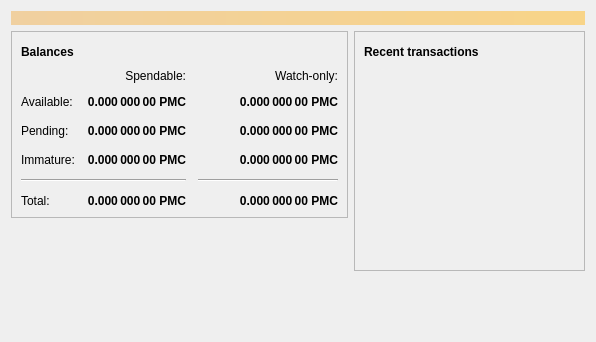
<?xml version="1.0" encoding="UTF-8"?>
<ui version="4.0">
 <class>OverviewPage</class>
 <widget class="QWidget" name="OverviewPage">
  <property name="geometry">
   <rect>
    <x>0</x>
    <y>0</y>
    <width>596</width>
    <height>342</height>
   </rect>
  </property>
  <property name="windowTitle">
   <string>Form</string>
  </property>
  <layout class="QVBoxLayout" name="topLayout">
   <item>
    <widget class="QLabel" name="labelAlerts">
     <property name="visible">
      <bool>false</bool>
     </property>
     <property name="styleSheet">
      <string notr="true">QLabel { background-color: qlineargradient(x1: 0, y1: 0, x2: 1, y2: 0, stop:0 #F0D0A0, stop:1 #F8D488); color:#000000; }</string>
     </property>
     <property name="wordWrap">
      <bool>true</bool>
     </property>
     <property name="margin">
      <number>3</number>
     </property>
     <property name="textInteractionFlags">
      <set>Qt::TextSelectableByMouse</set>
     </property>
    </widget>
   </item>
   <item>
    <layout class="QHBoxLayout" name="horizontalLayout" stretch="1,1">
     <item>
      <layout class="QVBoxLayout" name="verticalLayout_2">
       <item>
        <widget class="QFrame" name="frame">
         <property name="frameShape">
          <enum>QFrame::StyledPanel</enum>
         </property>
         <property name="frameShadow">
          <enum>QFrame::Raised</enum>
         </property>
         <layout class="QVBoxLayout" name="verticalLayout_4">
          <item>
           <layout class="QHBoxLayout" name="horizontalLayout_4">
            <item>
             <widget class="QLabel" name="label_5">
              <property name="font">
               <font>
                <weight>75</weight>
                <bold>true</bold>
               </font>
              </property>
              <property name="text">
               <string>Balances</string>
              </property>
             </widget>
            </item>
            <item>
             <widget class="QPushButton" name="labelWalletStatus">
              <property name="enabled">
               <bool>true</bool>
              </property>
              <property name="maximumSize">
               <size>
                <width>30</width>
                <height>16777215</height>
               </size>
              </property>
              <property name="toolTip">
               <string>The displayed information may be out of date. Your wallet automatically synchronizes with the Paymastercoin network after a connection is established, but this process has not completed yet.</string>
              </property>
              <property name="text">
               <string/>
              </property>
              <property name="icon">
               <iconset resource="../bitcoin.qrc">
                <normaloff>:/icons/warning</normaloff>
                <disabledoff>:/icons/warning</disabledoff>:/icons/warning</iconset>
              </property>
              <property name="iconSize">
               <size>
                <width>24</width>
                <height>24</height>
               </size>
              </property>
              <property name="flat">
               <bool>true</bool>
              </property>
             </widget>
            </item>
            <item>
             <spacer name="horizontalSpacer_3">
              <property name="orientation">
               <enum>Qt::Horizontal</enum>
              </property>
              <property name="sizeHint" stdset="0">
               <size>
                <width>40</width>
                <height>20</height>
               </size>
              </property>
             </spacer>
            </item>
           </layout>
          </item>
          <item>
           <layout class="QGridLayout" name="gridLayout">
            <property name="spacing">
             <number>12</number>
            </property>
            <item row="2" column="2">
             <widget class="QLabel" name="labelWatchPending">
              <property name="font">
               <font>
                <weight>75</weight>
                <bold>true</bold>
               </font>
              </property>
              <property name="cursor">
               <cursorShape>IBeamCursor</cursorShape>
              </property>
              <property name="toolTip">
               <string>Unconfirmed transactions to watch-only addresses</string>
              </property>
              <property name="text">
               <string notr="true">0.000 000 00 PMC</string>
              </property>
              <property name="alignment">
               <set>Qt::AlignRight|Qt::AlignTrailing|Qt::AlignVCenter</set>
              </property>
              <property name="textInteractionFlags">
               <set>Qt::LinksAccessibleByMouse|Qt::TextSelectableByKeyboard|Qt::TextSelectableByMouse</set>
              </property>
             </widget>
            </item>
            <item row="2" column="1">
             <widget class="QLabel" name="labelUnconfirmed">
              <property name="font">
               <font>
                <weight>75</weight>
                <bold>true</bold>
               </font>
              </property>
              <property name="cursor">
               <cursorShape>IBeamCursor</cursorShape>
              </property>
              <property name="toolTip">
               <string>Total of transactions that have yet to be confirmed, and do not yet count toward the spendable balance</string>
              </property>
              <property name="text">
               <string notr="true">0.000 000 00 PMC</string>
              </property>
              <property name="alignment">
               <set>Qt::AlignRight|Qt::AlignTrailing|Qt::AlignVCenter</set>
              </property>
              <property name="textInteractionFlags">
               <set>Qt::LinksAccessibleByMouse|Qt::TextSelectableByKeyboard|Qt::TextSelectableByMouse</set>
              </property>
             </widget>
            </item>
            <item row="3" column="2">
             <widget class="QLabel" name="labelWatchImmature">
              <property name="font">
               <font>
                <weight>75</weight>
                <bold>true</bold>
               </font>
              </property>
              <property name="cursor">
               <cursorShape>IBeamCursor</cursorShape>
              </property>
              <property name="toolTip">
               <string>Mined balance in watch-only addresses that has not yet matured</string>
              </property>
              <property name="text">
               <string notr="true">0.000 000 00 PMC</string>
              </property>
              <property name="alignment">
               <set>Qt::AlignRight|Qt::AlignTrailing|Qt::AlignVCenter</set>
              </property>
              <property name="textInteractionFlags">
               <set>Qt::LinksAccessibleByMouse|Qt::TextSelectableByKeyboard|Qt::TextSelectableByMouse</set>
              </property>
             </widget>
            </item>
            <item row="4" column="0" colspan="2">
             <widget class="Line" name="line">
              <property name="orientation">
               <enum>Qt::Horizontal</enum>
              </property>
             </widget>
            </item>
            <item row="4" column="2">
             <widget class="Line" name="lineWatchBalance">
              <property name="sizePolicy">
               <sizepolicy hsizetype="Preferred" vsizetype="Fixed">
                <horstretch>0</horstretch>
                <verstretch>0</verstretch>
               </sizepolicy>
              </property>
              <property name="minimumSize">
               <size>
                <width>140</width>
                <height>0</height>
               </size>
              </property>
              <property name="orientation">
               <enum>Qt::Horizontal</enum>
              </property>
             </widget>
            </item>
            <item row="5" column="0">
             <widget class="QLabel" name="labelTotalText">
              <property name="text">
               <string>Total:</string>
              </property>
             </widget>
            </item>
            <item row="3" column="1">
             <widget class="QLabel" name="labelImmature">
              <property name="font">
               <font>
                <weight>75</weight>
                <bold>true</bold>
               </font>
              </property>
              <property name="cursor">
               <cursorShape>IBeamCursor</cursorShape>
              </property>
              <property name="toolTip">
               <string>Mined balance that has not yet matured</string>
              </property>
              <property name="text">
               <string notr="true">0.000 000 00 PMC</string>
              </property>
              <property name="alignment">
               <set>Qt::AlignRight|Qt::AlignTrailing|Qt::AlignVCenter</set>
              </property>
              <property name="textInteractionFlags">
               <set>Qt::LinksAccessibleByMouse|Qt::TextSelectableByKeyboard|Qt::TextSelectableByMouse</set>
              </property>
             </widget>
            </item>
            <item row="2" column="3">
             <spacer name="horizontalSpacer_2">
              <property name="orientation">
               <enum>Qt::Horizontal</enum>
              </property>
              <property name="sizeHint" stdset="0">
               <size>
                <width>40</width>
                <height>20</height>
               </size>
              </property>
             </spacer>
            </item>
            <item row="3" column="0">
             <widget class="QLabel" name="labelImmatureText">
              <property name="text">
               <string>Immature:</string>
              </property>
             </widget>
            </item>
            <item row="5" column="1">
             <widget class="QLabel" name="labelTotal">
              <property name="font">
               <font>
                <weight>75</weight>
                <bold>true</bold>
               </font>
              </property>
              <property name="cursor">
               <cursorShape>IBeamCursor</cursorShape>
              </property>
              <property name="toolTip">
               <string>Your current total balance</string>
              </property>
              <property name="text">
               <string notr="true">0.000 000 00 PMC</string>
              </property>
              <property name="alignment">
               <set>Qt::AlignRight|Qt::AlignTrailing|Qt::AlignVCenter</set>
              </property>
              <property name="textInteractionFlags">
               <set>Qt::LinksAccessibleByMouse|Qt::TextSelectableByKeyboard|Qt::TextSelectableByMouse</set>
              </property>
             </widget>
            </item>
            <item row="5" column="2">
             <widget class="QLabel" name="labelWatchTotal">
              <property name="font">
               <font>
                <weight>75</weight>
                <bold>true</bold>
               </font>
              </property>
              <property name="cursor">
               <cursorShape>IBeamCursor</cursorShape>
              </property>
              <property name="toolTip">
               <string>Current total balance in watch-only addresses</string>
              </property>
              <property name="text">
               <string notr="true">0.000 000 00 PMC</string>
              </property>
              <property name="alignment">
               <set>Qt::AlignRight|Qt::AlignTrailing|Qt::AlignVCenter</set>
              </property>
              <property name="textInteractionFlags">
               <set>Qt::LinksAccessibleByMouse|Qt::TextSelectableByKeyboard|Qt::TextSelectableByMouse</set>
              </property>
             </widget>
            </item>
            <item row="0" column="2">
             <widget class="QLabel" name="labelWatchonly">
              <property name="text">
               <string>Watch-only:</string>
              </property>
              <property name="alignment">
               <set>Qt::AlignRight|Qt::AlignTrailing|Qt::AlignVCenter</set>
              </property>
             </widget>
            </item>
            <item row="1" column="0">
             <widget class="QLabel" name="labelBalanceText">
              <property name="text">
               <string>Available:</string>
              </property>
             </widget>
            </item>
            <item row="1" column="1">
             <widget class="QLabel" name="labelBalance">
              <property name="font">
               <font>
                <weight>75</weight>
                <bold>true</bold>
               </font>
              </property>
              <property name="cursor">
               <cursorShape>IBeamCursor</cursorShape>
              </property>
              <property name="toolTip">
               <string>Your current spendable balance</string>
              </property>
              <property name="text">
               <string notr="true">0.000 000 00 PMC</string>
              </property>
              <property name="alignment">
               <set>Qt::AlignRight|Qt::AlignTrailing|Qt::AlignVCenter</set>
              </property>
              <property name="textInteractionFlags">
               <set>Qt::LinksAccessibleByMouse|Qt::TextSelectableByKeyboard|Qt::TextSelectableByMouse</set>
              </property>
             </widget>
            </item>
            <item row="1" column="2">
             <widget class="QLabel" name="labelWatchAvailable">
              <property name="font">
               <font>
                <weight>75</weight>
                <bold>true</bold>
               </font>
              </property>
              <property name="cursor">
               <cursorShape>IBeamCursor</cursorShape>
              </property>
              <property name="toolTip">
               <string>Your current balance in watch-only addresses</string>
              </property>
              <property name="text">
               <string notr="true">0.000 000 00 PMC</string>
              </property>
              <property name="alignment">
               <set>Qt::AlignRight|Qt::AlignTrailing|Qt::AlignVCenter</set>
              </property>
              <property name="textInteractionFlags">
               <set>Qt::LinksAccessibleByMouse|Qt::TextSelectableByKeyboard|Qt::TextSelectableByMouse</set>
              </property>
             </widget>
            </item>
            <item row="2" column="0">
             <widget class="QLabel" name="labelPendingText">
              <property name="text">
               <string>Pending:</string>
              </property>
             </widget>
            </item>
            <item row="0" column="1">
             <widget class="QLabel" name="labelSpendable">
              <property name="text">
               <string>Spendable:</string>
              </property>
              <property name="alignment">
               <set>Qt::AlignRight|Qt::AlignTrailing|Qt::AlignVCenter</set>
              </property>
             </widget>
            </item>
           </layout>
          </item>
         </layout>
        </widget>
       </item>
       <item>
        <spacer name="verticalSpacer">
         <property name="orientation">
          <enum>Qt::Vertical</enum>
         </property>
         <property name="sizeHint" stdset="0">
          <size>
           <width>20</width>
           <height>40</height>
          </size>
         </property>
        </spacer>
       </item>
      </layout>
     </item>
     <item>
      <layout class="QVBoxLayout" name="verticalLayout_3">
       <item>
        <widget class="QFrame" name="frame_2">
         <property name="frameShape">
          <enum>QFrame::StyledPanel</enum>
         </property>
         <property name="frameShadow">
          <enum>QFrame::Raised</enum>
         </property>
         <layout class="QVBoxLayout" name="verticalLayout">
          <item>
           <layout class="QHBoxLayout" name="horizontalLayout_2">
            <item>
             <widget class="QLabel" name="label_4">
              <property name="font">
               <font>
                <weight>75</weight>
                <bold>true</bold>
               </font>
              </property>
              <property name="text">
               <string>Recent transactions</string>
              </property>
             </widget>
            </item>
            <item>
             <widget class="QPushButton" name="labelTransactionsStatus">
              <property name="enabled">
               <bool>true</bool>
              </property>
              <property name="maximumSize">
               <size>
                <width>30</width>
                <height>16777215</height>
               </size>
              </property>
              <property name="toolTip">
               <string>The displayed information may be out of date. Your wallet automatically synchronizes with the Paymastercoin network after a connection is established, but this process has not completed yet.</string>
              </property>
              <property name="text">
               <string/>
              </property>
              <property name="icon">
               <iconset resource="../bitcoin.qrc">
                <normaloff>:/icons/warning</normaloff>
                <disabledoff>:/icons/warning</disabledoff>:/icons/warning</iconset>
              </property>
              <property name="iconSize">
               <size>
                <width>24</width>
                <height>24</height>
               </size>
              </property>
              <property name="flat">
               <bool>true</bool>
              </property>
             </widget>
            </item>
            <item>
             <spacer name="horizontalSpacer">
              <property name="orientation">
               <enum>Qt::Horizontal</enum>
              </property>
              <property name="sizeHint" stdset="0">
               <size>
                <width>40</width>
                <height>20</height>
               </size>
              </property>
             </spacer>
            </item>
           </layout>
          </item>
          <item>
           <widget class="QListView" name="listTransactions">
            <property name="styleSheet">
             <string notr="true">QListView { background: transparent; }</string>
            </property>
            <property name="frameShape">
             <enum>QFrame::NoFrame</enum>
            </property>
            <property name="verticalScrollBarPolicy">
             <enum>Qt::ScrollBarAlwaysOff</enum>
            </property>
            <property name="horizontalScrollBarPolicy">
             <enum>Qt::ScrollBarAlwaysOff</enum>
            </property>
            <property name="selectionMode">
             <enum>QAbstractItemView::NoSelection</enum>
            </property>
           </widget>
          </item>
         </layout>
        </widget>
       </item>
       <item>
        <spacer name="verticalSpacer_2">
         <property name="orientation">
          <enum>Qt::Vertical</enum>
         </property>
         <property name="sizeHint" stdset="0">
          <size>
           <width>20</width>
           <height>40</height>
          </size>
         </property>
        </spacer>
       </item>
      </layout>
     </item>
    </layout>
   </item>
  </layout>
 </widget>
 <resources/>
 <connections/>
</ui>
